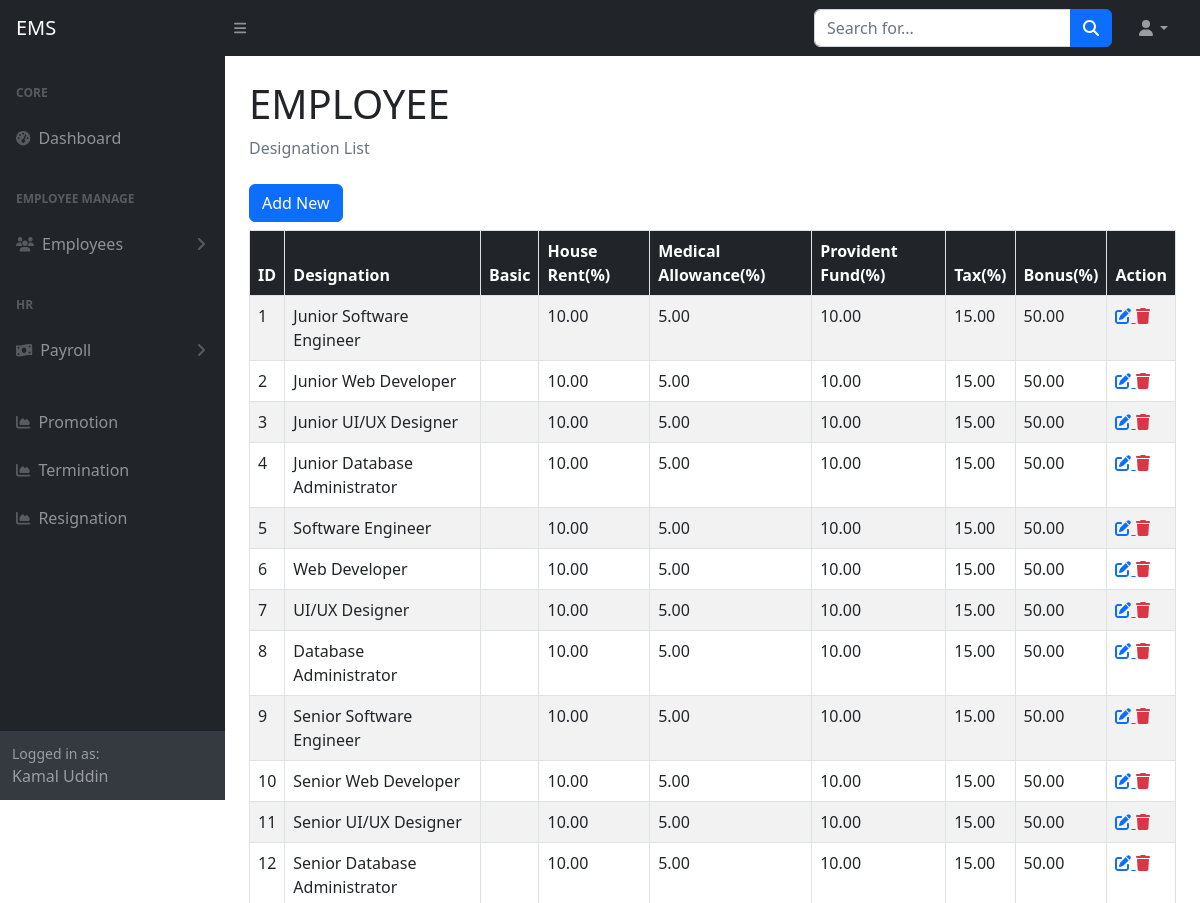
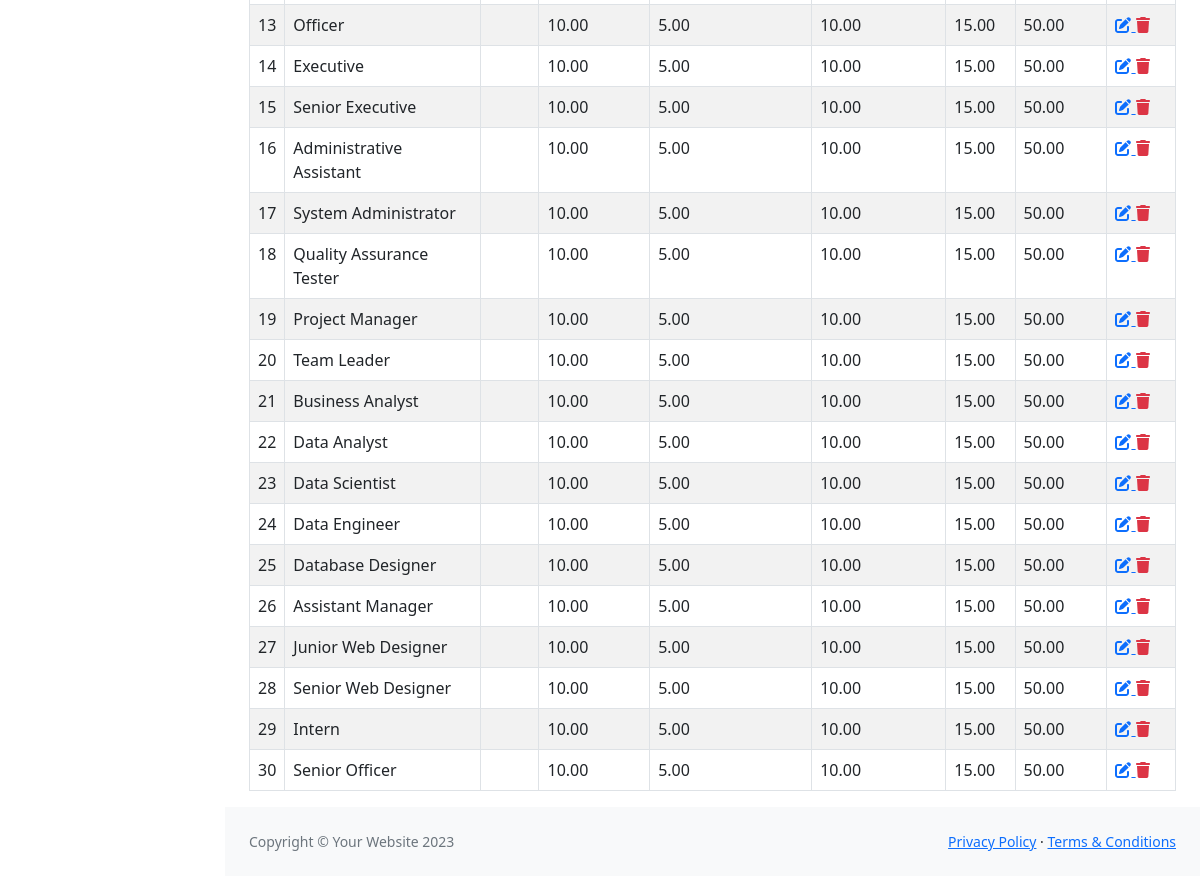
The app's page /designation_list.php (signed in) with its own data (2 pictures, top to bottom).
### tables this page shows
CREATE TABLE `tbl_designations` (
  `id` int(11) NOT NULL,
  `designation` varchar(255) NOT NULL,
  `house_rent` double(8,2) DEFAULT NULL,
  `medical_allowance` decimal(10,2) DEFAULT NULL,
  `pf` decimal(10,2) DEFAULT NULL,
  `tax` decimal(10,2) DEFAULT NULL,
  `bonus` decimal(10,2) DEFAULT NULL,
  `created_at` datetime NOT NULL,
  `created_by` varchar(255) NOT NULL,
  `updated_at` datetime NOT NULL,
  `updated_by` varchar(255) NOT NULL,
  `deleted_at` datetime DEFAULT NULL
);

### include/settings.php (called while the page is built)
<?php
$protocol = isset($_SERVER['HTTPS']) ? 'https' : 'http';
$base_url="$protocol://".$_SERVER['SERVER_NAME']."/".explode('/',$_SERVER['SCRIPT_NAME'])[1]."/";
    require_once('class/crud.php');
    $mysqli=new crud;
?>

### class/crud.php (called while the page is built, shortened)
<?php
    class crud{
        private $host='localhost';
        private $user='root';
        private $password='';
        private $database='employee';
        private $connection;
        public function __construct(){
            $this->connection=new mysqli($this->host,$this->user,$this->password,$this->database);
        }
        public function common_select($table,$fields='*',$condition=false,$sort_field=false,$sort='ASC'){
            $result=array();
            $error=false;
            $sql="select $fields from $table where deleted_at is null ";
            $rs=$this->connection->query($sql);
            if($rs){
                if($rs->num_rows > 0){
                    while($r=$rs->fetch_object()){
                        array_push($result,$r);
                    }
                }
            }else{
                $error=$this->connection->error;
            }
            $return = array('data'=>$result,'error'=>$error);
            return $return;
        }
    }
?>

### designation_list.php (the view)
<?php require_once('include/header.php') ?>
<?php require_once('include/sidebar.php') ?>
<div class="container-fluid px-4">
    <h1 class="mt-4">EMPLOYEE</h1>
    <ol class="breadcrumb mb-4">
        <li class="breadcrumb-item active">Designation List</li>
    </ol>
    <a href="<?= $base_url?>designation_create.php" class="btn btn-primary mb-2">Add New</a>
    <table class="table table-striped table-bordered">
        <thead class="bg-dark text-white">
            <tr>
                <th>ID</th>
                <th>Designation</th>
                <th>Basic</th>
                <th>House Rent(%)</th>
                <th>Medical Allowance(%)</th>
                <th>Provident Fund(%)</th>
                <th>Tax(%)</th>
                <th>Bonus(%)</th>
                <th>Action</th>
            </tr>
        </thead>
        <tbody>
            <?php
                    $data=$mysqli->common_select('tbl_designations');
                if(!$data['error']){
                        foreach($data['data'] as $d){
                    ?>
            <tr>
                <td><?= $d->id ?></td>
                <td><?= $d->designation ?></td>
                <td><?= $d->basic ?></td>
                <td><?= $d->house_rent ?></td>
                <td><?= $d->medical_allowance ?></td>
                <td><?= $d->pf ?></td>
                <td><?= $d->tax ?></td>
                <td><?= $d->bonus ?></td>
                <td>
                    <a title="Update" href="<?= $base_url?>designation_edit.php?id=<?= $d->id ?>">
                                <i class="fa fa-edit"></i>
                    </a>
                    <a title="Delete" class="text-danger" href="designation_delete.php?id=<?= $d->id ?>">
                                <i class="fa fa-trash"></i>
                    </a>
                </td>
            </tr>
            <?php
            }
                    }
                    ?>
        </tbody>
    </table>
</div>
<?php require_once('include/footer.php') ?>

### records on screen
tbl_designations: id "1", designation "Junior Software Engineer", house_rent "10.00", medical_allowance "5.00", pf "10.00", tax "15.00", bonus "50.00"
tbl_designations: id "2", designation "Junior Web Developer", house_rent "10.00", medical_allowance "5.00", pf "10.00", tax "15.00", bonus "50.00"
tbl_designations: id "3", designation "Junior UI/UX Designer", house_rent "10.00", medical_allowance "5.00", pf "10.00", tax "15.00", bonus "50.00"
tbl_designations: id "4", designation "Junior Database Administrator", house_rent "10.00", medical_allowance "5.00", pf "10.00", tax "15.00", bonus "50.00"
tbl_designations: id "5", designation "Software Engineer", house_rent "10.00", medical_allowance "5.00", pf "10.00", tax "15.00", bonus "50.00"
tbl_designations: id "6", designation "Web Developer", house_rent "10.00", medical_allowance "5.00", pf "10.00", tax "15.00", bonus "50.00"
tbl_designations: id "7", designation "UI/UX Designer", house_rent "10.00", medical_allowance "5.00", pf "10.00", tax "15.00", bonus "50.00"
tbl_designations: id "8", designation "Database Administrator", house_rent "10.00", medical_allowance "5.00", pf "10.00", tax "15.00", bonus "50.00"
tbl_designations: id "9", designation "Senior Software Engineer", house_rent "10.00", medical_allowance "5.00", pf "10.00", tax "15.00", bonus "50.00"
tbl_designations: id "10", designation "Senior Web Developer", house_rent "10.00", medical_allowance "5.00", pf "10.00", tax "15.00", bonus "50.00"
tbl_designations: id "11", designation "Senior UI/UX Designer", house_rent "10.00", medical_allowance "5.00", pf "10.00", tax "15.00", bonus "50.00"
tbl_designations: id "12", designation "Senior Database Administrator", house_rent "10.00", medical_allowance "5.00", pf "10.00", tax "15.00", bonus "50.00"
tbl_designations: id "13", designation "Officer", house_rent "10.00", medical_allowance "5.00", pf "10.00", tax "15.00", bonus "50.00"
tbl_designations: id "14", designation "Executive", house_rent "10.00", medical_allowance "5.00", pf "10.00", tax "15.00", bonus "50.00"
tbl_designations: id "15", designation "Senior Executive", house_rent "10.00", medical_allowance "5.00", pf "10.00", tax "15.00", bonus "50.00"
tbl_designations: id "16", designation "Administrative Assistant", house_rent "10.00", medical_allowance "5.00", pf "10.00", tax "15.00", bonus "50.00"
tbl_designations: id "17", designation "System Administrator", house_rent "10.00", medical_allowance "5.00", pf "10.00", tax "15.00", bonus "50.00"
tbl_designations: id "18", designation "Quality Assurance Tester", house_rent "10.00", medical_allowance "5.00", pf "10.00", tax "15.00", bonus "50.00"
tbl_designations: id "19", designation "Project Manager", house_rent "10.00", medical_allowance "5.00", pf "10.00", tax "15.00", bonus "50.00"
tbl_designations: id "20", designation "Team Leader", house_rent "10.00", medical_allowance "5.00", pf "10.00", tax "15.00", bonus "50.00"
tbl_designations: id "21", designation "Business Analyst", house_rent "10.00", medical_allowance "5.00", pf "10.00", tax "15.00", bonus "50.00"
tbl_designations: id "22", designation "Data Analyst", house_rent "10.00", medical_allowance "5.00", pf "10.00", tax "15.00", bonus "50.00"
tbl_designations: id "23", designation "Data Scientist", house_rent "10.00", medical_allowance "5.00", pf "10.00", tax "15.00", bonus "50.00"
tbl_designations: id "24", designation "Data Engineer", house_rent "10.00", medical_allowance "5.00", pf "10.00", tax "15.00", bonus "50.00"
tbl_designations: id "25", designation "Database Designer", house_rent "10.00", medical_allowance "5.00", pf "10.00", tax "15.00", bonus "50.00"
tbl_designations: id "26", designation "Assistant Manager", house_rent "10.00", medical_allowance "5.00", pf "10.00", tax "15.00", bonus "50.00"
tbl_designations: id "27", designation "Junior Web Designer", house_rent "10.00", medical_allowance "5.00", pf "10.00", tax "15.00", bonus "50.00"
tbl_designations: id "28", designation "Senior Web Designer", house_rent "10.00", medical_allowance "5.00", pf "10.00", tax "15.00", bonus "50.00"
tbl_designations: id "29", designation "Intern", house_rent "10.00", medical_allowance "5.00", pf "10.00", tax "15.00", bonus "50.00"
tbl_designations: id "30", designation "Senior Officer", house_rent "10.00", medical_allowance "5.00", pf "10.00", tax "15.00", bonus "50.00"

### other values on screen
$_SESSION['username'] "Kamal Uddin"
